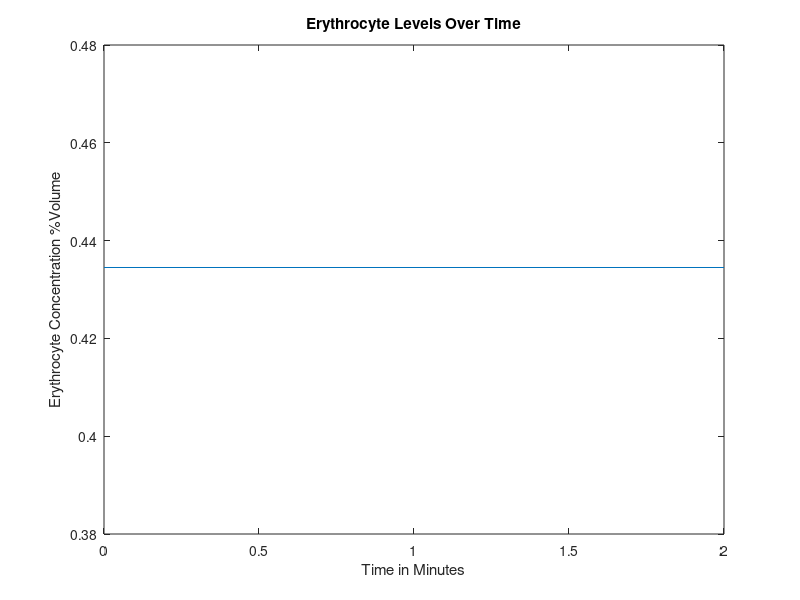
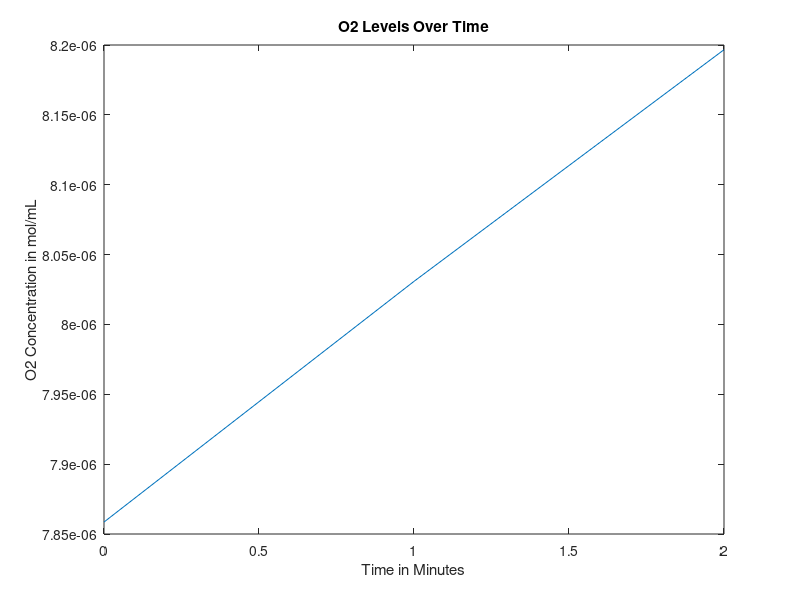
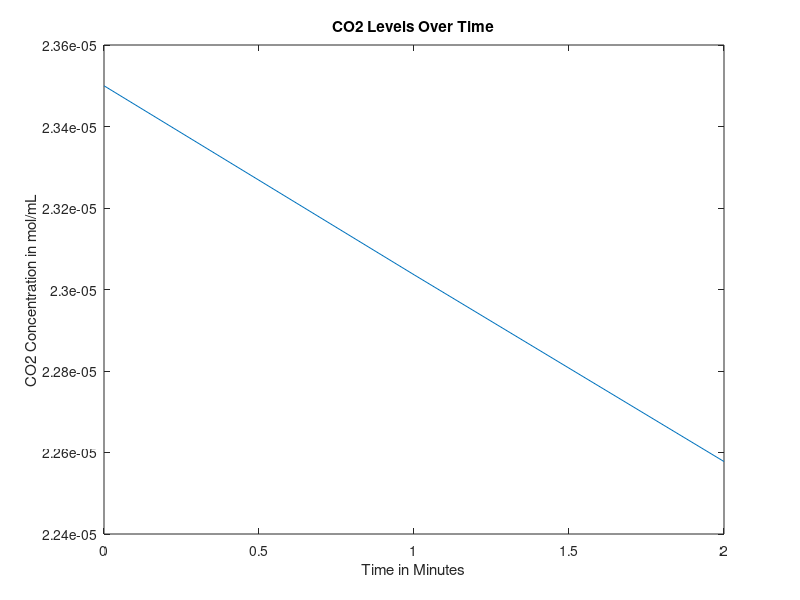
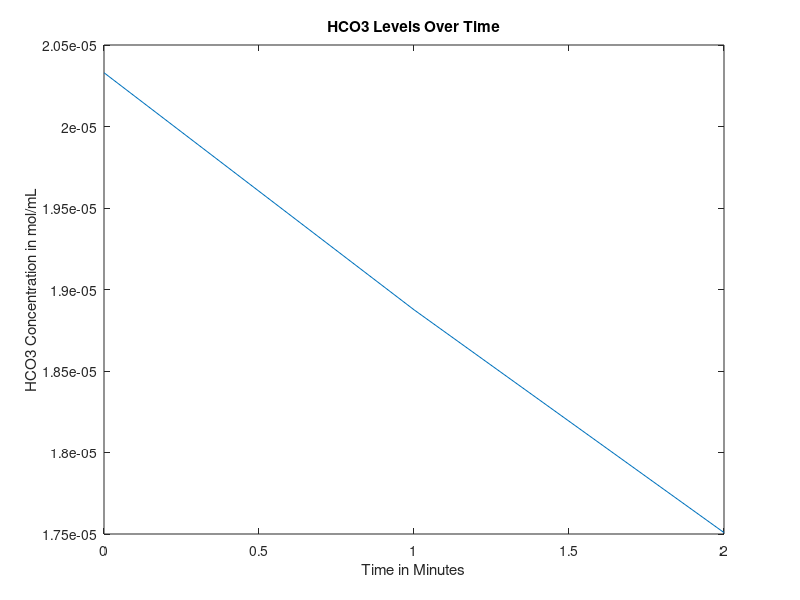

Write MATLAB code to recreate these figures, in order.
function mainfunction()

age = 30; %Age in years
gender = 0; %Gender, 0=male, 1=female
mass = 70; %Weight in kg
anemia = 0; %Is the patient anemic? 1 if yes, 0 if no

RQ=0.825;%reaction quotients for the general body and 
%RQheart=0.7;

    if (40>=age)&&(age>0) %if/else statement that sets heart rate based on age, in bpm
        heartrate = 60;  
    else
        heartrate=70;
    end

    
%Intake of various nutrients
carbs=130;
calciumintake=1000;
sodiumintake=500;

if gender==1
    ironintake=18;
else
    ironintake=8;
end

bloodweight=0.07*mass; %sets mass of blood in the body based on percentage composition of blood and bodyweight


%SV=mass; %stroke volume, blood pumped out of heart per beat in mL

bloodflow0 = 1000*bloodweight/1.06; %blood flow out of heart per minute in mL, divided by density of 1.06 g/mL (steady state value)

% cvector = concentration vector, [cE, cNa, cCa, cIron, cGlucose, cO2,
% cCO2, cHCO3], where c = "concentration of", and the letters are our
% components


if gender == 0 %if loop sets volume percentage of red blood cells based on gender
cE = 0.4345;
elseif gender == 1
cE = 0.402;  
end
 
%set concentration of O2 and CO2 in mol/mL at BTP in venous blood
cO2 = 0.00000785855;
cCO2 = 0.0000235;
%concentration of bicarbonate in venous blood, in mol/L
cHCO3 = 0.00002033;
%concnetartion of glucose in mol/mL
cGlucose = 0.0000055;
%Na concentration in mol/mL
cNa = 0.000137;
%Concentration of Ca in mol/mL
cCa = 0.00000118;
%Concentration of iron in mol/mL
cIron = 0.00012592;

cvector0 = [cE cO2 cCO2 cHCO3 cGlucose cNa cCa cIron]; %concentration in the blood, in moles? mL/mL of blood

cEtrack=[cvector0(1)];
cO2track=[cvector0(2)];
cCO2track=[cvector0(3)];
cHCO3track=[cvector0(4)];
cGlucosetrack=[cvector0(5)];
cNatrack=[cvector0(6)];
cCatrack=[cvector0(7)];
cIrontrack=[cvector0(8)];

for loop=1:2
%Run initial venous blood through the heart
[bloodflow, cvector] = lungs(bloodflow0, cvector0);
%Run blood from lungs to the heart
[bloodflow, cvector1] = heart(bloodflow, cvector, mass);
%These three values are the blood flows that go from the heart to each
%organ





if (18<=age) && (age<50)
   LW=452+16.34*mass+11.85*age-166*gender;
else
   LW=1390+15.94*mass-12.86*age;
end

%Volumetric flow rate in and out of liver (mL/min)
%Vi=Vj=V=100mL/min per 100g liver
%Blood flow distribution will change during iron deficiency anemia but we
%don't have a function modeling this yet
V=LW;






BFbraini=0.15*bloodflow;
BFliveri=V;
BFotherbloodi=bloodflow-BFbraini-0.3*BFliveri;
%Process each of these three blood flows in their respective organs
[BFbrainj, cvectorbrainj] = brain(BFbraini, cvector1, mass);
[BFotherbloodj, cvectorotherbloodj] = otherblood(BFotherbloodi, cvector1, carbs, calciumintake, sodiumintake, ironintake); 

Mvectorotherbloodliver=0.7*V*cvectorotherbloodj;
Mvectorheart=0.3*V*cvector1;
cvectorliverin=(Mvectorotherbloodliver+Mvectorheart)/V;

[BFliverj, cvectorliverj] = liver(BFliveri,cvectorliverin,gender,mass,LW);
%Redirect blood from liver to other blood and mix the two
Mvectorotherbloodj=(cvectorotherbloodj*(BFotherbloodj-0.7*V))+(cvectorliverj*BFliverj);
%Add the blood flow from other blood and liver to get new blood volume
BFotherbloodj=BFotherbloodj-0.7*V+BFliverj;
%Do a weighted average to get a new cvector
cvectorotherbloodj=Mvectorotherbloodj/BFotherbloodj;
%Send 25% of the blood flow to the kidneys
BFkidneyi=0.25*(BFbrainj+BFotherbloodj);
%Subtract blood sent to kidneys from other blood 
BFotherbloodj=BFotherbloodj-BFkidneyi;
%Have the kidneys process the blood they receive
[BFkidneyj, cvectorkidneyj] = kidney(BFkidneyi, cvectorotherbloodj,RQ);
%Send blood processed in kidneys back to other blood, pool with brain, create Mvector
Mvectorotherblood=(BFotherbloodj*cvectorotherbloodj)+(BFkidneyj*cvectorkidneyj)+(BFbrainj*cvectorbrainj);
%Reset the bloodflow back into the lungs to the blood flow we just computed
bloodflow0=BFotherbloodj+BFkidneyj+BFbrainj;
%Recompute cvector0 by dividing Mvectorotherblood by bloodflow0
cvector0=Mvectorotherblood/bloodflow0;

cEtrack=[cEtrack cvector0(1)];
cO2track=[cO2track cvector0(2)];
cCO2track=[cCO2track cvector0(3)];
cHCO3track=[cHCO3track cvector0(4)];
cGlucosetrack=[cGlucosetrack cvector0(5)];
cNatrack=[cNatrack cvector0(6)];
cCatrack=[cCatrack cvector0(7)];
cIrontrack=[cIrontrack cvector0(8)];

A = [cvector; cvector1; cvectorbrainj; cvectorotherbloodj; cvectorliverj; cvectorkidneyj; cvector0];
end

figure
plot(0:loop(end),cEtrack)
title('Erythrocyte Levels Over Time')
xlabel('Time in Minutes')
ylabel('Erythrocyte Concentration %Volume')

figure 
plot(0:loop(end),cO2track)
title('O2 Levels Over Time')
xlabel('Time in Minutes')
ylabel('O2 Concentration in mol/mL')

figure 
plot(0:loop(end),cCO2track)
title('CO2 Levels Over Time')
xlabel('Time in Minutes')
ylabel('CO2 Concentration in mol/mL')

figure 
plot(0:loop(end),cHCO3track)
title('HCO3 Levels Over Time')
xlabel('Time in Minutes')
ylabel('HCO3 Concentration in mol/mL')

figure 
plot(0:loop(end),cGlucosetrack)
title('Glucose Levels Over Time')
xlabel('Time in Minutes')
ylabel('Glucose Concentration in mol/mL')

figure
plot(0:loop(end),cNatrack)
title('Na Levels Over Time')
xlabel('Time in Minutes')
ylabel('Na Concentration in mol/mL')

figure
plot(0:loop(end),cCatrack)
title('Ca Levels Over Time')
xlabel('Time in Minutes')
ylabel('Ca Concentration in mol/mL')

figure
plot(0:loop(end),cIrontrack)
title('Iron Levels Over Time')
xlabel('Time in Minutes')
ylabel('Iron Concentration in mol/mL')





end




function [bloodout, Cout] = lungs(vblood, Cvector)
    % This function finds the output terms for each component coming out of
    % the lungs.
    % Input: W = weight;
    %        Cvector - vector containing initial concentrations of each component
    %        entering heart
    % Output: Cout - vector containing final concentrations of each
    %         component leaving heart
    
    % Finding volumetric flow rate of blood (volumetric flow rate of blood
    % in = out)
%     mblood = 0.07*W; %in kg
%     pblood = 1.06; %in kg/L %this value is dependent on other factors - can we use it? should we use 1?
%     vblood = mblood/pblood; %in L/min
    
    Cout = [];
    % Finding volumetric flow rate out of oxygen
    CiO2 = 0.000001964637; %5mL/100mL becomes .000001964637 mol
    %CdeoxygenatedO2 = 0.16; %from graph and partial pressure of oxygen in entering deoxygenated blood being...
                            %40 mmHg (this might also depend on hemoglobin)
    nO2i = vblood*(Cvector(2)+CiO2); %O2 in, mL/min
    nO2cons = .0002082515; %5.3 mL/min becomes .0002082515 mol/min
    nO2j = nO2i - nO2cons; %O2 out, mol/min
    Cout(2) = nO2j/vblood; %mol/mL
    
    % Finding volumetric flow rate out of carbon dioxide
    nCO2i = vblood*Cvector(3);
    nCO2cons = vblood*(.0000015716531); %vblood(mL/min) and concentration of blood consumed (mol/mL)
    %CjCO2 = 0.48; %48 mL/100 mL, should be dependent on hemoglobin, oxygen, things like that
    nCO2j = nCO2i - nCO2cons; %CO2 out, L/min
    Cout(3) = nCO2j/vblood;
    
    % Finding volumetric flow rate out of bicarbonate
    rHCO3CO2 = Cvector(4)/Cvector(3); %ratio of bicarbonate to carbon dioxide in blood leaving lungs
    nHCO3j = rHCO3CO2*nCO2j; %HCO3 out, mol/min
    Cout(4) = nHCO3j/vblood;
    
    % Finding volumetric flow rate out of calcium
    Cout(7) = Cvector(7); %calcium out, L/min
    
    % Finding volumetric flow rate out of iron
%      Cerythrocytes = 0.45; %45 mL/100 mL, this concentration changes depending on hemoglobin, but we need...
% %                           %to figure out this relationship
%      Chemoglobin = 0.335; %g/mL, this concentration also changes, but maybe only depending on demographics
% %                          %and anemia
%     Mhemoglobin = 65000; %g/mol
%     MFe = 55.845; %g/mol
%     CFe = (MFe*Chemoglobin*Cerythrocytes)/Mhemoglobin;
%     vFej = vblood*CFe; %iron out, L/min

    Cout(8) = Cvector(8); %iron concentration doesn't change in lungs?
    % Finding volumetric flow rate out of sodium
    Cout(6) = Cvector(6); %sodium out, L/min
    
    % Finding volumetric flow rate out of erythrocytes
    %vErythrocytesj = vblood*Cerythrocytes; %erythrocytes out, L/min, once again this concentration changes
    Cout(1) = Cvector(1);
    
    % Finding volumetric flow rate out of glucose
%     Chemoglobinblood = Chemoglobin*Cerythrocytes; %concentration of hemoglobin in blood, g/mL
%     Chemoglobinbloodmol = Chemoglobinblood/Mhemoglobin; %concentration of hemoglobin in blood, mol/mL
%     CO2bloodmol = 4*Chemoglobinbloodmol; %concentration of oxygen in blood dependent on this value of...
%                                          %hemoglobin, mol/mL
    %nO2cons = CO2bloodmol*vblood*1000; %molar flow rate of oxygen consumed, mol/min - can we somehow...
                                       %convert this into mL/min to get a
                                       %more accurate value of oxygen
                                       %consumed in the oxygen accounting
                                       %equation?
    nglucosecons = 6*nO2cons; %molar flow rate of glucose consumed, mol/min
%     Mglucose = 180.18; %g/mol
%     mglucosecons = nglucosecons*Mglucose; %g/min
%     pglucose = 1560; %g/L, is this what other people are using?
%     vglucosecons = mglucosecons/pglucose; %L/min
    nGlucosei = Cvector(5)*vblood;
    nGlucosej = nGlucosei - nglucosecons; %molar flow rate of glucose out, mol/min
    Cout(5) = nGlucosej/vblood;
    bloodout = vblood;
end
    
    %*thoughts I had while coding that we should consider: putting in
    %checks to make sure outflows that go directly to the next organ are
    %the same as those inflows - if they're not the same, find the problem
    %and/or change it to be the same
    % make sure everyone codes volumetric flow rate of blood and density of
    % blood in the same way





function [bloodflowj, cvectorj] = brain(bloodflowi, cvectori, mass)
%Blood volume conserved
bloodflowj=bloodflowi;

brainmass=0.02*mass*1000; %gives brain mass in grams as 2% body mass
Mvector=bloodflowi*cvectori;
%Create a null vector for cvectorj
cvectorj=zeros(1,8);
%Sets inflows equal to outflows for erythrocytes, Na, Ca, Iron
cvectorj(1)=cvectori(1);
cvectorj(6)=cvectori(6);
cvectorj(7)=cvectori(7);
cvectorj(8)=cvectori(8);

%Consume oxygen at 3.5 mL (in moles) per 100 gram per minute
MO2j=Mvector(2)-0.0001375246*(brainmass/100);
%Consume glucose at a rate of 120g/day
MGlucosej=Mvector(5)-(0.6660746/86400);%moles of glucose in - glucose requirements per day in moles/minutes in the day
%Calculate CO2 produced based on glucose consumed via respiration equation
MCO2j=Mvector(3)+6*(0.6660746/86400);
%Calculate HCO3 made when the CO2 is produced
rHCO3CO2=19.3/21.5; %ratio of bicarbonate to carbon dioxide in blood leaving lungs
HCO3j=Mvector(4)+rHCO3CO2*6*(0.6660746/86400);

%Calculate values above as concentrations and add them to cvectorj
cvectorj(2)=MO2j/bloodflowj;
cvectorj(5)=MGlucosej/bloodflowj;
cvectorj(3)=MCO2j/bloodflowj;
cvectorj(4)=HCO3j/bloodflowj;

end






%I don't know about modeling different conditions based on flow at a
%certain time, would it be better if we used t (for time, i.e. what step we
%are at)
%Also if carbon dioxide concentration changes, then I am pretty sure
%bicarbonate concentration will also change (by how much I'm not sure, I'm
%tired)
function [outflow, Cout] = heart(flow,Cvector,weight)
    % This function finds the output terms for each component coming out of
    % the heart.
    % Input: Cvector - vector containing initial concentrations of each component
    %        entering heart
    %        Flow - number that represents volumetric? flow of first inlet
    %        stream from lungs to heart
    % Output: Cout - vector containing final concentrations of each
    %         component leaving heart
    
    %how do I account for total blood/blood flow
    %so the Heart has multiple flows to it, but the heart will actually consume only once -- the first time because we are assuming that everything is happening in one heartbeat? 
Cout = [];
    %if flow == Flow1LungsToHeart
    
        % components that don't change:
        
        % Finding concentration out of glucose
Cout(5)=Cvector(5);
% Finding concentration out of erythrocytes
Cout(1)=Cvector(1);
% Finding concentration out of sodium
Cout(6)=Cvector(6);
% Finding concentration out of iron
Cout(8)=Cvector(8);
% Finding concentration out of calcium
Cout(7)=Cvector(7);
% Finding concentration out of bicarbonate, however I think
% bicarbonate will change because the concentration of carbon
% dioxide changes
%Cout(4)=Cvector(4);

heartmass = weight*.003;
nO2cons = 32.5*(heartmass/300)*0.0000392927; %mL/min*mol/mL=mol/min
%vblood = (.07*weight)/1.06; %L/min, if the total volumetric blood flow leaving the lungs is the same as volumetric blood flow entering the heart
Cout(2) = (Cvector(2)*flow - nO2cons)/flow;
CO2gen = .7*nO2cons; %using respiratory quotient in the heart
Cout(3) = (Cvector(3)*flow + CO2gen)/flow;
rHCO3CO2 = Cvector(4)/Cvector(3); %ratio of bicarbonate to carbon dioxide in blood leaving lungs
nHCO3j = rHCO3CO2*CO2gen; %HCO3 out, mol/min
Cout(4) = (Cvector(4)*flow + nHCO3j)/flow;

    %components that do change
    % Finding volumetric flow rate out of oxygen
    % Finding volumetric flow rate out of carbon dioxide
    %heartRQ=0.7; %we are assuming that heart muscle cell metabolism comes soley from lipids
    %heartRQ=CO2produced/O2consumed;
    % O2 consumption: 30 - 35 mL/min per 300 g
    %based off of RQ find the CO2produced
    %vO2j=vO2-O2consumed but do units match
    %vCO2j=vCO2 + CO2produced
       
%     else 
%         % no components will change?
%         %Concentration2HeartToOther
%         %Concentration2HeartToBrain
%         %Concentration2HeartToLiver
%         %Concentration3BrainToHeart
%         %Concentration4LiverToHeart
%         %Concentration7OtherToHeart
%         %Concentration8HeartToLungs
%         
%         Cout(5)=Cvector(5);
%         Cout(1)=Cvector(1);
%         Cout(6)=Cvector(6);
%         Cout(8)=Cvector(8);
%         Cout(7)=Cvector(7);
%         Cout(4)=Cvector(4);
%         Cout(3)=Cvector(3);
%         Cout(2)=Cvector(2);
%     end
outflow = flow;
end




function [bloodflowj, cvectorout]=liver(V,cvectori,G,mass,LW)
%This function will deliver output volumetric flow rates for the concentration of
%the 8 components (mol/mLmin) out of the liver
%Input: G=Gender (1 if female, 0 if male)
%W=weight of person (kg); A=age of person (years)
%cvector=[cE,cO2,cCO2,cHCO3,cGlucose,cNa,cCa,cFe)
%Outputs are all in concentration flow rates (mol/mLmin) out

%Initializes cvectorout
cvectorout=[0,0,0,0,0,0,0,0];

%Wet weight of liver (g) due to person's demographics
%LW=Liver weight (g)
%make this into a seperate function if can although i really believe liver
%needs demographic info in



%Calculates concentration flow rate of red blood cells out 
%p=blood density in amount per mL
%Vbody=Volume of body in mL. Calculating assuming 7% of total body weight
%is blood, then divided by density of blood to find volume of blood
%RBCj=raw numerical flow rate of red blood cells out/min
%RBCi=raw numerical flow rate of RBC in/min
%nRBCj=molar flow rate of RBC out/min
%RBCcons=consumption rate of RBC/min 
%No generation of RBC in liver
if G==1
    p=1.2e10; %number of red blood cells per mL of PURE red blood cells
else
    p=1.2e10;
end
    %Calculate volume of the body
    Vblood=0.07*mass*1000/1.056;
    %Calculate the number of RBCs entering liver based on concentration,
    %flow rate, and pure RBC density
    RBCi=p*V*cvectori(1);
    %Consume some based on body size
    RBCcons=5.55555e-6*cvectori(1)*Vblood;%this had vickis original p here, confirm
    %Find pure volume of RBCs we now have based on number and density 
    VRBCj=(RBCi-RBCcons)/p;
    %Calculate volume of plasma that entered
    Vplasma=V*(1-cvectori(1));
    %Calculate new concentrations based on volumeRBCs/total volume
    cvectorout(1)=VRBCj/(VRBCj+Vplasma);
    %Bloodflow out = blood cells out + plasma volume
    bloodflowj=Vplasma+VRBCj;

%Calculates concentration flow rate of O2 out 
%No generation of O2
%nO2i=molar flow rate of O2/min in
%nO2j=molar flow rate of O2/min out
%nO2cons=molar consumption rate of O2/min
nO2i= cvectori(2)*V; %0.0006286842*(LW/100);
nO2cons=0.0002389*(LW/100);
nO2j=nO2i-nO2cons;
cvectorout(2)=nO2j/V;

%Calculates concentration flow rate of CO2 out
%nCO2i=molar flow rate of CO2/min in
%nCO2j=molar flow rate of CO2/min out
%nCO2gen=molar flow rate of CO2/min generated
%RQ=Respiratory Quotient=mol CO2 produced/mol O2 consumed
RQ=0.825;
nCO2gen=RQ*nO2cons;
nCO2i=cvectori(3)*V;
nCO2j=nCO2i+nCO2gen;
cvectorout(3)=nCO2j/V;

%Calculates the required intake of protein in grams/min given a
%person's demographic information
%dprotein=daily protein intake in g/day
%protein=protein intake in g/min
dprotein=0.8*mass;
protein=dprotein/1440;

%Calculates the concentration flow rate of Bicarbonate out 
%Assume no generation of bicarbonate
%%Also liver just takes in bicarbonate from the heart and stomach
%1mole bicarbonate ions consumed by liver per 100g protein/day
rHCO3CO2 = cvectori(4)/cvectori(3); %ratio of bicarbonate to carbon dioxide in blood leaving lungs
nHCO3gen = rHCO3CO2*nCO2gen; %HCO3 out, mol/min
nHCO3i=cvectori(4)*V;
nHCO3j=nHCO3i-(protein/100)+nHCO3gen;
cvectorout(4)=nHCO3j/V;

%Calculates the concentration flow rate of Na2+ out 
%Assume no generation of Na2+, only in, out, and consumption
%nNai=molar flow rate of sodium in 
%nNacons=molar flow rate of sodium consumed given that 10% of bile salts
%are consumed, approx 600mL are produced per day, and there are 135mM Na+
%ions in bile.
%nNaj=molar flow rate of sodium out
nNacons=9.375e-9;
nNai=cvectori(6)*V;
nNaj=nNai-nNacons;
cvectorout(6)=nNaj/V;

%Calculates the concentration flow rate of Ca2+ out
%Assume no generation nor consumption.
%cCai=concentration flow rate of Ca2+ in mol/Lmin in
%cCaj=concentration flow rate of Ca2+ in mol/Lmin out
cvectorout(7)=cvectori(7);
%Calculates the concentration flow rate of Fe out
%Assume no generation since

%Still need to do Iron and Glucose in Liver
%Placeholder that sets in=out
cvectorout(5)=cvectori(5);
cvectorout(8)=cvectori(8);
end


function [bloodflowj, cvectorj] = kidney(bloodflowi, cvectori, RQ)
T=86400;%Multiplier that scales up the time period of interest to one day (required for glucose equation)
Kidneymass=300; %mass of the kidneys combined in grams

%Initialize all intakes
Mvector=bloodflowi*cvectori;
bloodflowj=bloodflowi;

%Consume relevant compounds to create outlet values

MEj=Mvector(1);
MIronj=Mvector(8);

MO2j=0.85*Mvector(2);
MNaj=(Mvector(6)-(Kidneymass/100)*((10*(25450*(Mvector(2)-MO2j)))-5))/1000;
MCaj=0.98*Mvector(7);
MGlucosej=Mvector(5)-(Mvector(5)*(0.226/((Mvector(5))*T)));
MCO2j=Mvector(3)+((Mvector(2)-MO2j)*RQ);
MHCO3j=Mvector(4)-0.15*(Mvector(4))+(.004/T);

%Recompute all concentrations using original mass of blood and new values

cIronj=MIronj/bloodflowj;
cNaj=MNaj/bloodflowj;
cO2j=MO2j/bloodflowj;
cCO2j=MCO2j/bloodflowj;
cEj=MEj/bloodflowj;
cGlucosej=MGlucosej/bloodflowj;
cHCO3j=MHCO3j/bloodflowj;
cCaj=MCaj/bloodflowj;

cvectorj=[cEj cO2j cCO2j cHCO3j cGlucosej cNaj cCaj cIronj];

end

function [outflow, Cout] = otherblood(flow, Cin, carbs, calciumintake, sodiumintake, ironintake)
Cout = [];
Cout(1) = Cin(1);
Cout(2) = Cin(2);
Cout(3) = Cin(3);
Cout(4) = Cin(4);
Cout(5) = (flow*Cin(5) + (.8*carbs)/(180.156*1440))/flow; %130g of carbs, 80 percent is directly translated to glucose, 20% is fructose and galactose which goes to the liver and may be converted to glucose at a later stage so another term is incoming
Cout(6) = (flow*Cin(6) + (sodiumintake/(1000*22.99*1440)))/flow; %500 mg of sodium needed for vital functions so start with sodium intake being 500 mg
Cout(7) = (flow*Cin(7) + (calciumintake*.26)/(1000*40.08*1440))/flow; %calcium intake should be around 1000 mg
Cout(8) = (flow*Cin(8) + (ironintake*.18)/(1000*55.845*1440))/flow;%iron intake will be approximately 8 mg for males and 18 mg for females
outflow = flow;
end